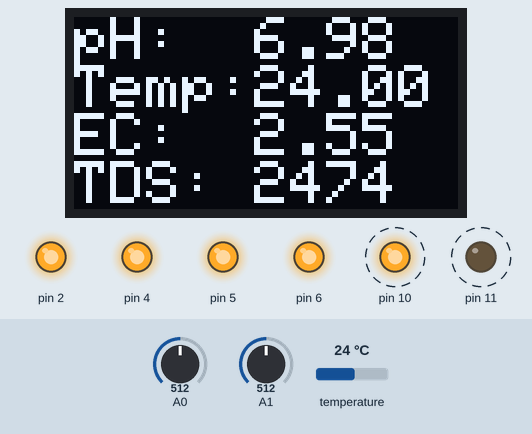
Simulated run of this sketch. Board: Arduino Uno, built with avr-gcc and run on an emulated ATmega328P. Shown: 128×64 one-colour display, output pins drawn as LEDs (lit = HIGH). Dashed ring = blinking. The test bench sets the inputs (shaded band); at power-on: A0 = 512, A1 = 512, temperature 24 °C. The local clock reads 2024-03-15 10:24:30 at power-on unless the sketch sets it; what the sketch prints to the serial monitor is not drawn.

Above: at 1.7 s.
1.8 s: A0 set to 545
At 2.9 s:
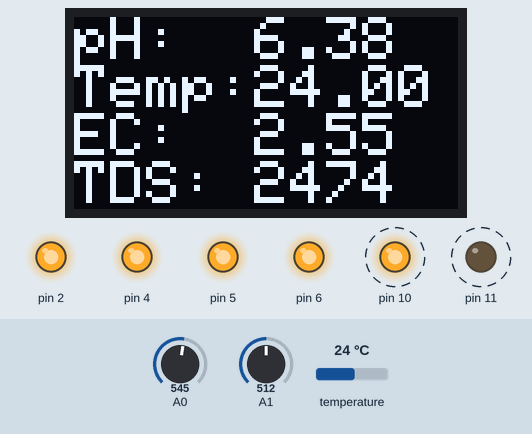
4.9 s: A0 set to 571
At 6.69 s:
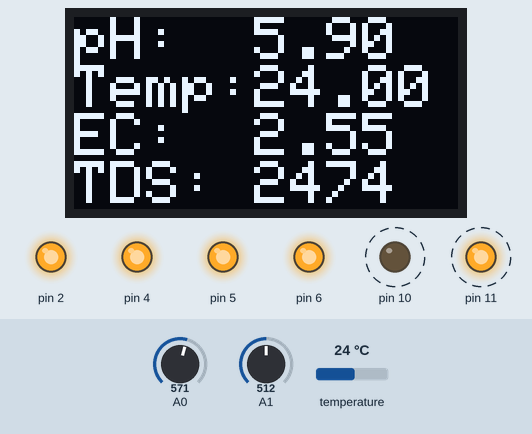
8.0 s: A1 set to 235
At 9.7 s:
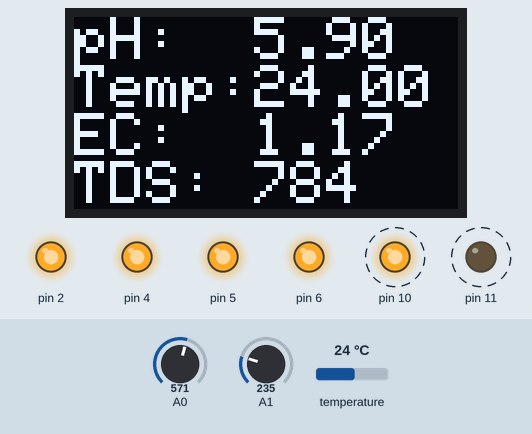
11.4 s: A1 set to 214
At 13.1 s:
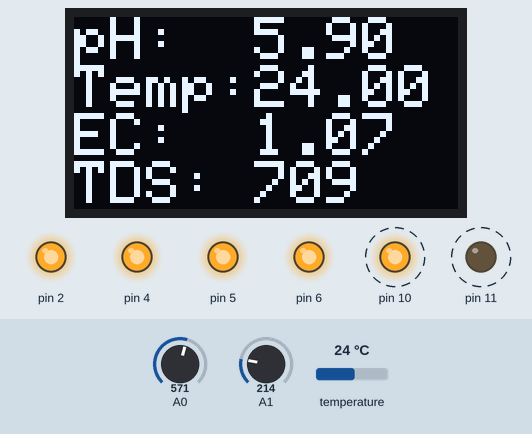
14.8 s: A0 set to 511
At 18.8 s:
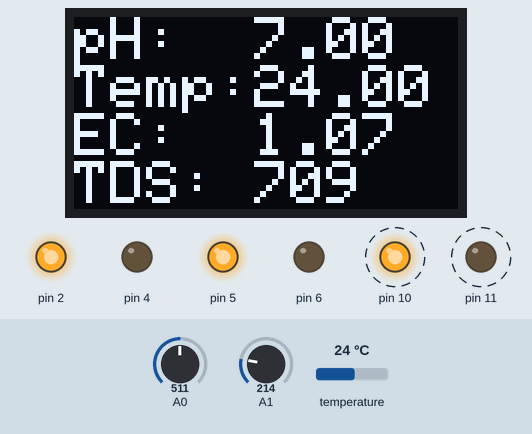
19.2 s: temperature set to 22 °C
At 21.39 s:
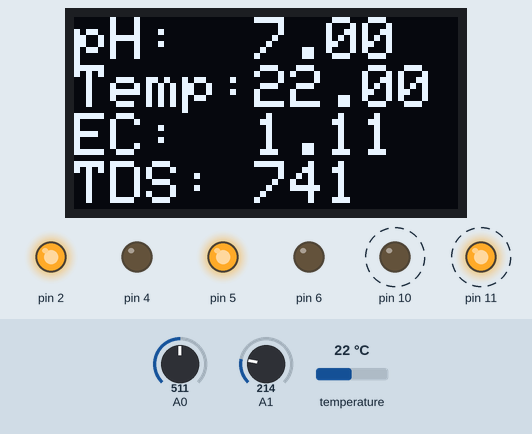
22.7 s: temperature set to 20.6 °C
Timing chart, 0 to 30.6 s (numbered marks = the images above; inputs shaded):
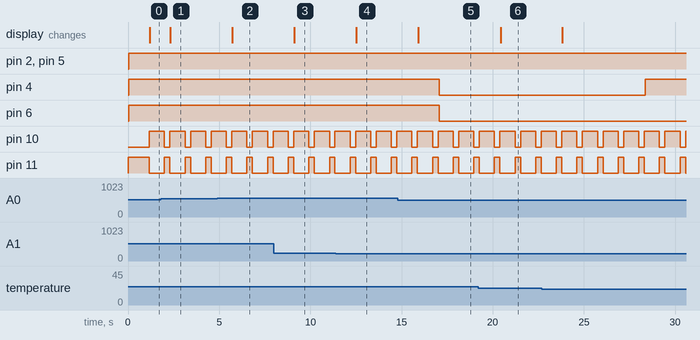

Measured:
- after the input at 1.8 s, the display: changes after 0.53 s (image 1)
- after the input at 4.9 s, pin 6: stays HIGH (without the input it goes to LOW after 0.86 s); the display: changes after 0.83 s (image 2)
- after the input at 8.0 s, the display: changes after 1.1 s (image 3)
- after the input at 11.4 s, the display: changes after 1.1 s (image 4)
- after the input at 14.8 s, pin 6: HIGH → LOW after 2.3 s; the display: changes after 1.1 s (image 5)
- after the input at 19.2 s, the display: changes after 1.2 s (image 6)
- after the input at 22.7 s, pin 4: LOW → HIGH after 5.7 s
- by itself, pin 10: alternates HIGH for 0.83 s and LOW for 0.30 s

The sketch:

hydroponics.ino
```cpp
#include <Wire.h>
#include <OneWire.h>
#include <DallasTemperature.h>
#include <Adafruit_SH1106.h>
#include <DS3231.h>

namespace pins {
  const byte tds_sensor = A1;
  const byte ph_sensor = A0;
  const byte temp_sensor = 12;

  const byte EC_Isolator = 11; // 3906 PNP TYPE TRANSISTOR THIS is used to connect and disconnect the 3.3V wire
  const byte EC_GND_Wire = 10; // 2N2222 NPN TRANSISTOR THIS IS USED TO CONNECT AND DISCONNECT THE GND WIRE

  const byte phUp_relay = 5;
  const byte phDown_relay = 6;
  const byte tds_relay = 4;

  const byte irrigation_pump_relay = 2;
}

namespace sensorReading {
  float ec = 0; // electrical conductivity in tds
  unsigned int tds = 0;
  float waterTemp = 0;
  float ph = 0;
}

namespace sensorCalibration {
  float forEc = 1;
  float forPh = 21.34 - 4.95;

  float nano_aref = 5.0;
  float nano_aref_adcRange = 1024;
  float kValue = 0.904;
}

namespace oled {
  const byte SCREEN_WIDTH = 128;
  const byte SCREEN_HEIGHT = 64;
  const byte RESET_PIN = -1;
}

namespace timing {
  unsigned long phRead_previousMillis = 0;
  const long phRead_repeat = 100;
  unsigned long tdsRead_previousMillis = 0;
  const long tdsRead_repeat = 500;
  unsigned long oledDisplay_previousMillis = 0;
  const long oledDisplay_repeat = 1000;
  unsigned long phRelay_previousMillis = 0;
  const long phRelay_repeat = 5000;
  unsigned long tdsRelay_previousMillis = 0;
  const long tdsRelay_repeat = 5000;
  unsigned long perSec_previousMillis = 0;
  const long perSec = 1000;
}

Adafruit_SH1106 display(oled::RESET_PIN);
OneWire oneWire(pins::temp_sensor);
DallasTemperature dallasTemperature(&oneWire);
DS3231 clock;
RTCDateTime dt;

bool phUp_relay_state = true;
bool phDown_relay_state = true;
bool tdsRelay_state = true;
bool irrigation_pump_state = true;

void setup() {
  Serial.begin(9600);
  Wire.begin();
  dallasTemperature.begin();

  pinMode(pins::EC_Isolator, OUTPUT);
  pinMode(pins::EC_GND_Wire, OUTPUT);
  digitalWrite(pins::EC_Isolator, HIGH);
  digitalWrite(pins::EC_GND_Wire, LOW);

  pinMode(pins::phUp_relay, OUTPUT);
  pinMode(pins::phDown_relay, OUTPUT);
  pinMode(pins::tds_relay, OUTPUT);
  pinMode(pins::irrigation_pump_relay, OUTPUT);

  display.begin(SH1106_SWITCHCAPVCC, 0x3C);
  display.clearDisplay();
  display.setTextColor(WHITE);

  clock.begin();
  clock.setDateTime(__DATE__, __TIME__);
}

void loop() {
  unsigned long currentMillis = millis();

  if (currentMillis - timing::tdsRead_previousMillis >= timing::tdsRead_repeat) {
    timing::tdsRead_previousMillis = currentMillis;
    digitalWrite(pins::EC_Isolator, LOW);
    digitalWrite(pins::EC_GND_Wire, HIGH);
    tds_sensor();
  } else if (currentMillis - timing::phRead_previousMillis >= timing::phRead_repeat) {
    timing::phRead_previousMillis = currentMillis;
    temp_sensor();
    digitalWrite(pins::EC_Isolator, HIGH);
    digitalWrite(pins::EC_GND_Wire, LOW);
    ph_sensor();
  }

  if (currentMillis - timing::oledDisplay_previousMillis >= timing::oledDisplay_repeat) {
    timing::oledDisplay_previousMillis = currentMillis;
    display_to_oled();
  }

  if (currentMillis - timing::phRelay_previousMillis >= timing::phRelay_repeat) {
    timing::phRelay_previousMillis = currentMillis;
    ph_pump();
  }

  if (currentMillis - timing::tdsRelay_previousMillis >= timing::tdsRelay_repeat) {
    timing::tdsRelay_previousMillis = currentMillis;
    tds_pump();
  }

  if (currentMillis - timing::perSec_previousMillis >= timing::perSec) {
    timing::perSec_previousMillis = currentMillis;
    dt = clock.getDateTime();
    Serial.print(dt.month); Serial.print("/"); Serial.print(dt.day); Serial.print("/"); Serial.print(dt.year);
    Serial.print(" ");
    Serial.print(dt.hour); Serial.print(":"); Serial.print(dt.minute); Serial.print(":"); Serial.print(dt.second);
    Serial.println("");

    irrigation_pump(dt);

    Serial.print("Temperature: "); Serial.println(sensorReading::waterTemp, 2);
    Serial.print("pH Val: "); Serial.println(sensorReading::ph);
    Serial.print("TDS: "); Serial.println(sensorReading::tds);
    Serial.print("EC: "); Serial.println(sensorReading::ec, 2);
    Serial.println("");
  }

  digitalWrite(pins::phUp_relay, phUp_relay_state);
  digitalWrite(pins::phDown_relay, phDown_relay_state);
  digitalWrite(pins::tds_relay, tdsRelay_state);
  digitalWrite(pins::irrigation_pump_relay, irrigation_pump_state);
}

// Temp Sensor Reading
void temp_sensor() {
  dallasTemperature.requestTemperatures();
  sensorReading::waterTemp = dallasTemperature.getTempCByIndex(0);
  // Serial.print(F("Temperature: ")); Serial.println(sensorReading::waterTemp, 2);
}

// TDS Sensor Reading
void tds_sensor() {
  float rawEc = analogRead(pins::tds_sensor) * sensorCalibration::nano_aref / sensorCalibration::nano_aref_adcRange;
  float temperatureCoefficient = 1.0 + 0.02 * (sensorReading::waterTemp - 25.0);
  sensorReading::ec = (rawEc / temperatureCoefficient) * sensorCalibration::forEc;
  sensorReading::tds = (133.42 * pow(sensorReading::ec, 3) - 255.86 * pow(sensorReading::ec, 2) + 857.39 * sensorReading::ec) * sensorCalibration::kValue;
  // Serial.print(F("TDS: ")); Serial.println(sensorReading::tds);
  // Serial.print(F("EC: ")); Serial.println(sensorReading::ec, 2);
}

// PH Sensor Reading
void ph_sensor() {
  unsigned long int avgval;
  int buffer_arr[10] ;
  int temp;
  for (int i = 0; i < 10; i++) {
    buffer_arr[i] = analogRead(pins::ph_sensor);
    delay(30);
  }
  for (int i = 0; i < 9; i++) {
    for (int j = i + 1; j < 10; j++) {
      if (buffer_arr[i] > buffer_arr[j]) {
        temp = buffer_arr[i];
        buffer_arr[i] = buffer_arr[j];
        buffer_arr[j] = temp;
      }
    }
  }
  avgval = 0;
  for (int i = 2; i < 8; i++){
    avgval += buffer_arr[i];
  }
  float volt = (float)avgval * 3.3 / 1024 / 6; // the original was float volt=(float)avgval*5.0/1024/6; when its connected with arduino's 5v
  sensorReading::ph = -5.70 * volt + sensorCalibration::forPh;
  // Serial.print("pH Val: "); Serial.println(sensorReading::ph);
}

// PH pump
void ph_pump() {
  if (sensorReading::ph > 6.2) {
    phUp_relay_state = true;
    phDown_relay_state = false;
  } else if (sensorReading::ph < 5.8) {
    phUp_relay_state = false;
    phDown_relay_state = true;
  } else {
    phUp_relay_state = true;
    phDown_relay_state = true;
  }
}

// TDS pump
void tds_pump() {
  if (sensorReading::tds < 750){
    tdsRelay_state = false;
  } else {
    tdsRelay_state = true;
  }
}

// Irrigation Pump
void irrigation_pump(RTCDateTime dateTime) {
  Serial.print("Irrigation Status: ");
  if(dateTime.hour>=5 && dateTime.hour<18) {
    if ((dateTime.minute>=0 && dateTime.minute<15) || (dateTime.minute>=30 && dateTime.minute<45)) {
      irrigation_pump_state = false;
      Serial.println("ON");
    } else {
      irrigation_pump_state = true;
      Serial.println("OFF");
    }
  }
}

// Oled display
void display_to_oled() {
  display.clearDisplay();
  display.setTextSize(2);
  display.setCursor(0, 0);
  display.print("pH:");

  display.setTextSize(2);
  display.setCursor(60, 0);
  display.print(sensorReading::ph);

  display.setTextSize(2);
  display.setCursor(0, 16);
  display.print("Temp:");

  display.setTextSize(2);
  display.setCursor(60, 16);
  display.print(sensorReading::waterTemp);

  display.setTextSize(2);
  display.setCursor(0, 32);
  display.print("EC:");

  display.setTextSize(2);
  display.setCursor(60, 32);
  display.print(sensorReading::ec);

  display.setTextSize(2);
  display.setCursor(0, 48);
  display.print("TDS:");

  display.setTextSize(2);
  display.setCursor(60, 48);
  display.print(sensorReading::tds);

  display.display();
}
```
